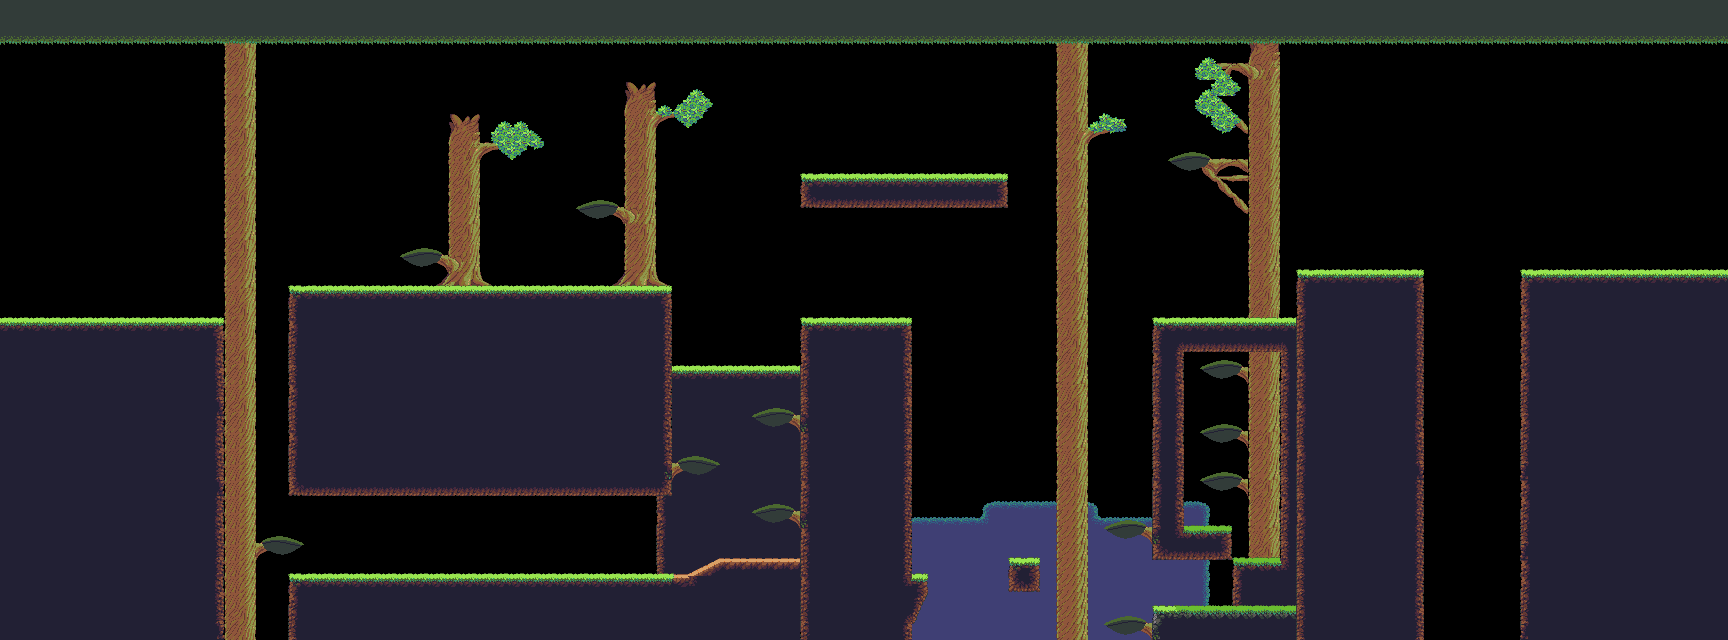

A level layout from a 2D game, rendered from its tile map. Below: a short description, then the map file with tile-grid data replaced by summaries:
An orthogonal 108x40 tile map with 16x16 px tiles, 4 tile layers (Tile Layer 4, Tile Layer 3, Tile Layer 2, Tile Layer 1) and 36 objects (17x plat, 3x vine, slope, block).

<map version="1.0" orientation="orthogonal" renderorder="right-down" width="108" height="40" tilewidth="16" tileheight="16" nextobjectid="182">
 <tileset firstgid="1" name="Jungle_terrainwater" tilewidth="16" tileheight="16" spacing="2" margin="1" tilecount="420">
  <image source="tilesets/Jungle_terrainwater.png" width="504" height="270" />
 </tileset>
 <layer name="Tile Layer 4" width="108" height="40">
  <data>[4320 cells, 1496 non-empty, 72 distinct tile ids]</data>
 </layer>
 <layer name="Tile Layer 3" width="108" height="40">
  <data>[4320 cells, 925 non-empty, 76 distinct tile ids]</data>
 </layer>
 <layer name="Tile Layer 2" width="108" height="40">
  <data>[4320 cells, 118 non-empty, 32 distinct tile ids]</data>
 </layer>
 <layer name="Tile Layer 1" width="108" height="40">
  <data>[4320 cells, 351 non-empty, 18 distinct tile ids]</data>
 </layer>
 <objectgroup name="Collisions">
  <object id="134" x="0" y="320" width="224" height="320" />
  <object id="135" x="288" y="288" width="384" height="208" />
  <object id="136" x="288" y="576" width="512" height="64" />
  <object id="137" x="716.5" y="-19" width="80" height="16" />
  <object id="138" name="slope" x="688" y="576">
   <polyline points="0,0 32,-16" />
  </object>
  <object id="139" name="plat" x="672" y="464">
   <polyline points="0,0 48,0" />
  </object>
  <object id="140" name="plat" x="752" y="416">
   <polyline points="0,0 48,0" />
  </object>
  <object id="141" name="plat" x="752" y="512">
   <polyline points="0,0 48,0" />
  </object>
  <object id="144" name="plat" x="576" y="208">
   <polyline points="0,0 48,0" />
  </object>
  <object id="145" x="800" y="320" width="112" height="320" />
  <object id="146" x="803" y="-35" width="208" height="32" />
  <object id="148" name="plat" x="259" y="544">
   <polyline points="0,0 45,0" />
  </object>
  <object id="149" name="plat" x="400" y="256">
   <polyline points="0,0 48,0" />
  </object>
  <object id="150" name="plat" x="672" y="368">
   <polyline points="0,0 128,0" />
  </object>
  <object id="152" x="720" y="560" width="80" height="16" />
  <object id="154" x="800" y="176" width="208" height="32" />
  <object id="155" name="plat" x="912" y="576">
   <polyline points="0,0 16,0" />
  </object>
  <object id="156" name="plat" x="1008" y="560">
   <polyline points="0,0 32,0" />
  </object>
  <object id="157" name="plat" x="1104" y="528">
   <polyline points="0,0 48,0" />
  </object>
  <object id="158" name="plat" x="1104" y="624">
   <polyline points="0,0 48,0" />
  </object>
  <object id="159" name="plat" x="1232" y="560">
   <polyline points="0,0 48,0" />
  </object>
  <object id="160" name="plat" x="1200" y="480">
   <polyline points="0,0 48,0" />
  </object>
  <object id="161" name="plat" x="1200" y="432">
   <polyline points="0,0 48,0" />
  </object>
  <object id="162" name="plat" x="1200" y="368">
   <polyline points="0,0 48,0" />
  </object>
  <object id="163" name="plat" x="1184" y="320">
   <polyline points="0,0 112,0" />
  </object>
  <object id="164" x="1152" y="320" width="32" height="240" />
  <object id="165" x="1184" y="528" width="48" height="32" />
  <object id="170" name="plat" x="1168" y="160">
   <polyline points="0,0 42.3333,0" />
  </object>
  <object id="171" x="1152" y="608" width="144" height="32" />
  <object id="173" x="1296" y="272" width="128" height="368" />
  <object id="174" x="1520" y="272" width="410.303" height="368" />
  <object id="179" x="-80" y="-96" width="80" height="720" />
 </objectgroup>
 <objectgroup name="Entities">
  <object id="133" name="vine" x="534" y="139">
   <polyline points="0,0 0,65" />
  </object>
  <object id="153" name="vine" x="701" y="102">
   <polyline points="0,0 -1,76.5" />
  </object>
  <object id="168" name="vine" x="1107" y="120">
   <polyline points="0,0 0,60" />
  </object>
  <object id="181" name="block" x="1360" y="192" width="48" height="48" />
 </objectgroup>
</map>
